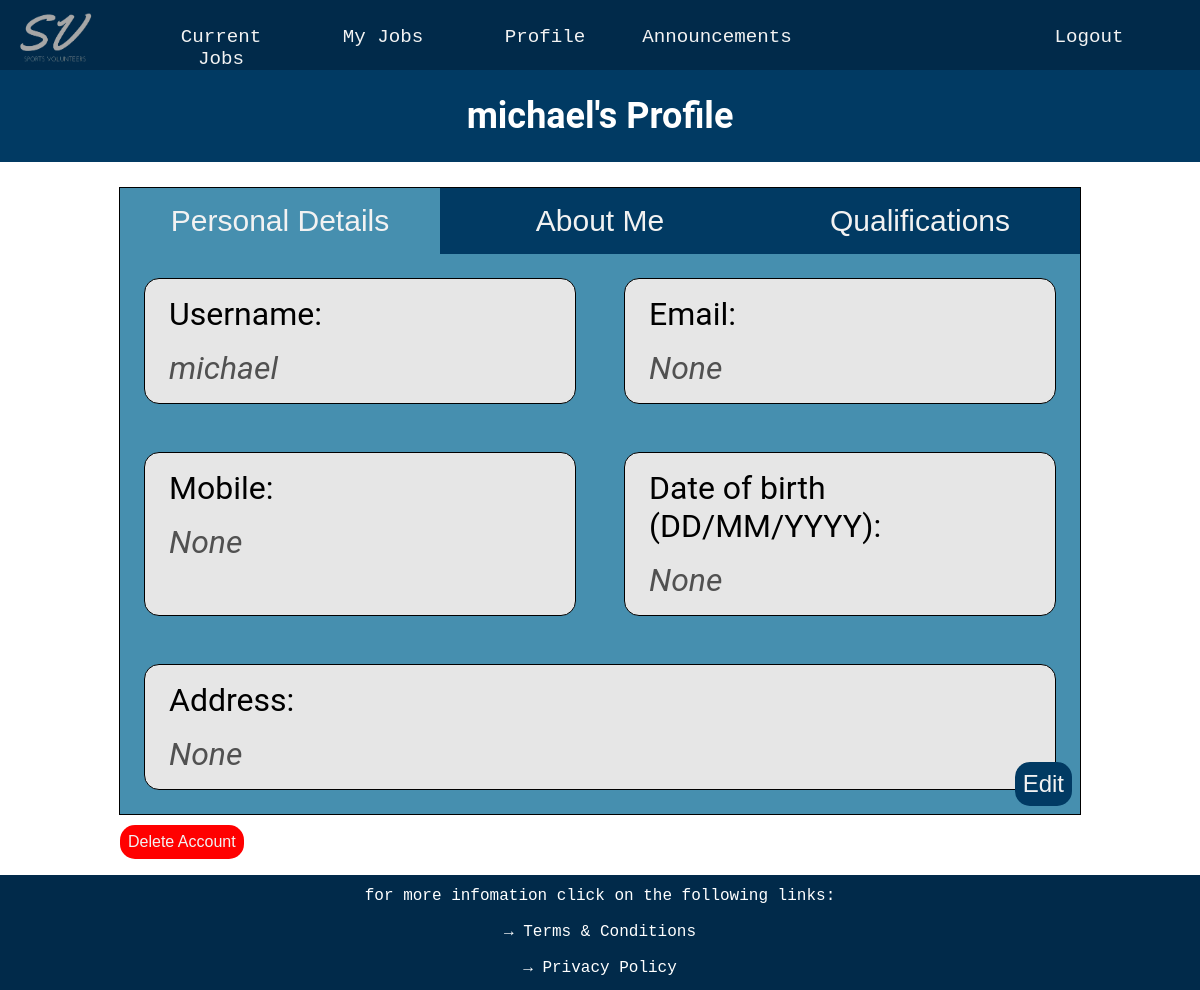
Screenshot of /profile (signed in) with the database file from the repository.
### website/databases.py (models this page shows, shortened)
class User(UserMixin, db.Model):
    __tablename__ = 'users'
    user_id = db.Column(db.Integer, primary_key=True, autoincrement=True)
    username = db.Column(db.String(16), index=True, unique=True)
    password_hash = db.Column(db.String(64))
    email = db.Column(db.String(30))
    mobile = db.Column(db.String(15))
    preferred_name = db.Column(db.String(15))
    dob = db.Column(db.String(11))
    address = db.Column(db.String(50))
    jobs_completed = db.Column(db.Integer)
    admin = db.Column(db.Boolean)
    details = db.Column(db.String(255))
    qualifications = db.relationship('Qualification', secondary=user_qualifications,
                                     backref=db.backref('users', lazy='subquery'))
    jobs = db.relationship('Jobs', secondary='user_job_link',
                           backref=db.backref('assigned_users', lazy='dynamic'))
    def get_id(self):
        return str(self.user_id)

### website/routes.py (the view, shortened to what this page needs)
@app.route('/profile', methods=['GET', 'POST'])
def profile():
    user = db.session.query(User).filter_by(user_id=current_user.get_id()).first()
    profile_form = profileEditForm()
    my_requests = Requests.query.filter_by(user_id=current_user.get_id()).all()
    my_remove_requests = RemoveRequests.query.filter_by(user_id=current_user.get_id()).all()
    job_table = Jobs
    current_user_id = current_user.get_id()
    assigned_jobs = Jobs.query.join(UserJobLink, Jobs.job_id == UserJobLink.job_id).filter(UserJobLink.user_id == current_user_id).all()
    details_form = ProfileDetailsForm()
    all_qualifications = Qualification.query.all()
    qualifications = []
    user_qualification_ids = []
    user_qualifications = user.qualifications
    for qualification in user_qualifications:
        user_qualification_ids.append(qualification.qualifications_id)
    for qualification in all_qualifications:
        if not qualification.qualifications_id in user_qualification_ids:
            qualifications.append(qualification)
    return render_template('profile.html', assigned_jobs=assigned_jobs, profile_form=profile_form, qualifications=qualifications,
                           user_qualifications=[q.qualifications_id for q in current_user.qualifications], my_requests=my_requests,
                           my_remove_requests=my_remove_requests, details_form=details_form, job_table=job_table,
                           prescription_level = prescription_level)

### website/forms.py
class profileEditForm(FlaskForm):
    form_name = HiddenField(default='profileEditForm')
    new_email = StringField('Enter a new email:', validators=[Optional(),Regexp(regex="[^@]+@[^@]+.[^@]+", message = 'Invalid Email - incorrect format')])
    new_mobile = StringField('Enter a new mobile:', validators=[Optional(),Regexp(regex='^[+-]?[0-9]+$', message = 'Invalid Mobile - integers only'), Length(11, 11)])
    new_dob = StringField('Enter a new date of birth:', validators=[Optional(),Regexp(regex='^(0[1-9]|[12][0-9]|3[01])/(0[1-9]|1[012])/(19|20)\d\d$', message = 'Invalid Date of Birth - incorrect format'), Length(10, 10)])
    new_address = StringField('Enter a new address:', validators=[Optional(),Regexp(regex="^[a-zA-Z0-9\s.,\-/&]+$", message = 'Invalid Address')])
    new_gender = StringField('Enter a new gender:', validators=[Optional(),Regexp(regex='^[a-zA-Z]+$', message = 'Invalid Gender')])
    remove_email = SubmitField('Remove Email')
    remove_mobile = SubmitField('Remove Mobile')
    remove_dob = SubmitField('Remove DOB')
    remove_address = SubmitField('Remove Address')
    remove_gender = SubmitField('Remove Gender')
    save_changes = SubmitField('Save Changes')

class ProfileDetailsForm(FlaskForm):
    form_name = HiddenField(default='ProfileDetailsForm')
    new_details = StringField('Detail Text')
    submit5 = SubmitField('Save Details')

### website/routes.py (called while the page is built)
@lm.user_loader
def load_user(user_id):
    return User.query.get(int(user_id))

### website/templates/profile.html (shortened to what this page needs)
{% extends "layout.html" %}
{% block page_content %}
<div class="p-title-box">
    <h1 class = 'profile-title'>{{ current_user.username }}'s Profile</h1>
</div>
<div class='profile-container'>
    <div class='tab-container'>
        <button class="profile-tab" onclick="showTab('PersonalDetails', this)" id="defaultOpen">Personal Details</button>
        <button class="profile-tab" onclick="showTab('AboutMe', this)">About Me</button>
        <button class="profile-tab" onclick="showTab('Qualifications', this)">Qualifications</button>
    </div>
    <form id="PersonalDetails" class="profile-tab-content profile-flex" action="" method="POST">
        <button class="Edit" style onclick="showEdits(event)">Edit</button>
        <div class='details-section'>
            <p class = "profile-box-text">Username: </p>
            <p class='profile-box-text profile-data-text'>{{ current_user.username }}</p>
        </div>
        <div class='details-section'>
            <p class = "profile-box-text">Email:</p>
            <p class='profile-box-text profile-data-text'>{{ current_user.email }}</p>
        </div>
        <div class='details-section'>
            <p class = "profile-box-text">Mobile:</p>
            <p class='profile-box-text profile-data-text'>{{ current_user.mobile }}</p>
        </div>
        <div class='details-section'>
            <p class = "profile-box-text">Date of birth (DD/MM/YYYY):</p>
            <p class='profile-box-text profile-data-text'>{{ current_user.dob }}</p>
        </div>
        <div class='details-section'>
            <p class = "profile-box-text">Address:</p>
            <p class='profile-box-text profile-data-text'>{{ current_user.address }}</p>
        </div>
    </form>
</div>
<form method="post" onclick="return confirm('Are you sure you want to delete your account?')">
    <input type="submit" value="Delete Account" class='delete-button'>
</form>
{% endblock %}

### website/static/styles.css (style rules this page uses)
.profile-title, .timetable-title { text-align: center; font-size: 3vw; color: white; }
.p-title-box, .timetable-title-box { background-color: #013A63; padding: 1px; margin-bottom: 25px; }
.profile-box-text { font-size: 4vh; margin: 1rem 1.5rem 1rem 1.5rem; width: auto; }
.profile-data-text { color: #515151; font-style: italic; }
.profile-container { display: flex; flex-direction: column; width: 80%; margin: auto; border: 1px solid black; padding: 0; }
.tab-container { display: flex; flex-direction: row; }
.profile-tab { flex: 33.3333333333333333%; background-color: #013A63; color: #F2F2F2; float: left; border: none; outline: none; cursor: pointer; font-size: 2.5vw; width: 33.3333333333333333333%; margin: 0; padding: 1rem 0 1rem 0; }
.profile-tab-content { flex-direction: column; position: relative; flex: 70%; color: #F2F2F2; height: 100%; display: none; background-color: #468FAF; }
.profile-flex { justify-content: space-between; align-content: space-between; flex-direction: row; flex-wrap: wrap; }
.details-section { margin: 1.5rem; flex: 40%; width: auto; border: 1px solid black; border-radius: 15px; background-color: #e6e6e6; color: black; }
.Edit { display: inline-block; margin: 0.5rem 0.5rem 0.5rem 0.5rem; background-color: #013A63 ; color: #F2F2F2; border: none; outline: none; cursor: pointer; border-radius: 0; font-size: 3vh; padding: 0.5rem; border-radius: 15px; position: absolute; bottom: 0; right: 0; }
.delete-button { display: block; margin-top: 10px; margin-left: 7.5rem; font-size: 2vh; background-color: red; color: #F2F2F2; border: none; outline: none; cursor: pointer; padding: 0.5rem; border-radius: 15px; }

### rows the page displays
User: username "michael", email "None", mobile "None", dob "None", address "None"
